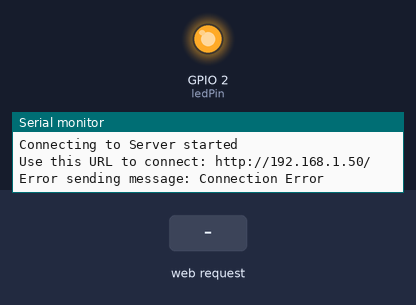
A sketch run on a simulated ESP8266 (NodeMCU). Shown: output pins drawn as LEDs (lit = HIGH), the last lines printed to the serial monitor. Inputs (shaded band) come from the test bench. WiFi joins after 1.5 s; servers stay silent unless stated.

Above: at 13.9 s.
14.0 s: HTTP request GET /LED=ON received
15.5 s: HTTP request GET /LED=OFF received
At 16.0 s:
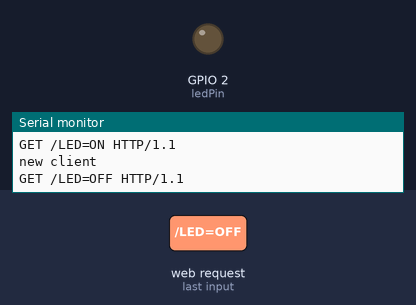
Timing chart, 0 to 18.5 s (numbered marks = the images above; inputs shaded):
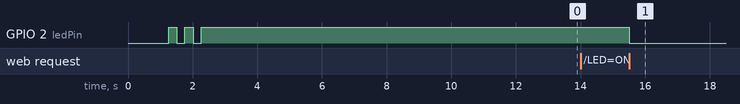

The sketch:

sketch_nov27a.ino
```cpp
#include <ESP8266WiFi.h>
//#include <Wire.h>
#include "wifi.h"
#include "gsender.h"


#define i2cSCL 1
#define i2cSDA 2

#define ledPin 2

WiFiServer server(80);

void setup() {
  // put your setup code here, to run once:


  Serial.begin(74880);
  delay(10);

  //Wire.begin(1,2);

  Serial.println("Connecting to ");
  delay(1000);


  pinMode(ledPin, OUTPUT);

  WiFi.mode(WIFI_STA);

  WiFi.hostname(wifiHostName);

  Serial.println();
  Serial.println();
  Serial.print("Connecting to ");

  WiFi.begin(wifiNetwork,wifiPassword);

  while (WiFi.status() != WL_CONNECTED) {
    digitalWrite(ledPin, LOW);
    delay(250);
    digitalWrite(ledPin, HIGH);
    delay(250);

  }

  // Start the server
  server.begin();
  Serial.println("Server started");

  Serial.print("Use this URL to connect: ");
  Serial.print("http://");
  Serial.print(WiFi.localIP());
  Serial.println("/");

  Gsender *gsender = Gsender::Instance();    // Getting pointer to class instance
    String subject = "ESP8285 Chicken Monitoring System";
    if(gsender->Subject(subject)->Send("charles@loneaspen.com", "The system has been restarted after a power down.")) {
        Serial.println("Message sent.");
    } else {
        Serial.print("Error sending message: ");
        Serial.println(gsender->getError());
    }

}

void loop() {
  // Check if a client has connected

  //Serial.println("Waiting...");
  WiFiClient client = server.available();
  if (!client) {
    return;
  }

  // Wait until the client sends some data
  Serial.println("new client");


  while(client.connected() && !client.available())
  {
    delay(1);
  }

  // Read the first line of the request
  String request = client.readStringUntil('\r');
  Serial.println(request);
  client.flush();

  // Match the request
  int value = LOW;
  if (request.indexOf("/LED=ON") != -1) {
    digitalWrite(ledPin, HIGH);
    value = HIGH;
  }
  if (request.indexOf("/LED=OFF") != -1) {
    digitalWrite(ledPin, LOW);
    value = LOW;
  }

  // Return the response

  client.println("<!doctype html>");

client.println("<html lang=\"en\">");
  client.println("<head>");
    //<!-- Required meta tags -->
    client.println("<meta charset=\"utf-8\">");
    client.println("<meta name=\"viewport\" content=\"width=device-width, initial-scale=1, shrink-to-fit=no\">");

    //<!-- Bootstrap CSS -->
    client.println("<link rel=\"stylesheet\" href=\"https://stackpath.bootstrapcdn.com/bootstrap/4.1.3/css/bootstrap.min.css\" integrity=\"sha384-MCw98/SFnGE8fJT3GXwEOngsV7Zt27NXFoaoApmYm81iuXoPkFOJwJ8ERdknLPMO\" crossorigin=\"anonymous\">");

    client.println("<title>Hello, world!</title>");
  client.println("</head>");
  client.println("<body>");
    client.println("<div class=\"container\">");

    client.println("<div class=\"jumbotron\">");
    client.println("<h1>Hello, world!</h1>");
      client.println("<div class=\"row\">");
      client.println("<div class=\"col\">Temp:  67 F</div>");
      client.println("<div class=\"col\">Water: 12\" </div>");
      client.println("<div class=\"col\">Lights: 54% </div>");
    client.println("</div>");
client.println("</div>");

  client.println("<br><br>");


  client.println("<div>Toggle the LED</div>");
  client.println("<a class=\"btn btn-success\" role=\"button\"  href=\"/LED=ON\">On</a>");
  client.println("<a class=\"btn btn-dark\" role=\"button\" href=\"/LED=OFF\">Off</a>");
      client.println("<script src=\"https://code.jquery.com/jquery-3.3.1.slim.min.js\" integrity=\"sha384-q8i/X+965DzO0rT7abK41JStQIAqVgRVzpbzo5smXKp4YfRvH+8abtTE1Pi6jizo\" crossorigin=\"anonymous\"></script>");
      client.println("<script src=\"https://cdnjs.cloudflare.com/ajax/libs/popper.js/1.14.3/umd/popper.min.js\" integrity=\"sha384-ZMP7rVo3mIykV+2+9J3UJ46jBk0WLaUAdn689aCwoqbBJiSnjAK/l8WvCWPIPm49\" crossorigin=\"anonymous\"></script>");
      client.println("<script src=\"https://stackpath.bootstrapcdn.com/bootstrap/4.1.3/js/bootstrap.min.js\" integrity=\"sha384-ChfqqxuZUCnJSK3+MXmPNIyE6ZbWh2IMqE241rYiqJxyMiZ6OW/JmZQ5stwEULTy\" crossorigin=\"anonymous\"></script>");
  client.println("</div>");
  client.println("</body>");
  client.println("</html>");


}
```

EmailCreds.h
```cpp
#ifndef _EMAIL_CREDS_
#define _EMAIL_CREDS_


#define CREDS_EMAILBASE64_LOGIN "dasdfsdasasdadfasfasdfa"
#define CREDS_EMAILBASE64_PASSWORD "asqwersdvasdfasdfafdas"
#define CREDS_FROM "asdfasdfaqwerwadfs@gmail.com"


#endif
```

Gsender.cpp
```cpp
#include "Gsender.h"

Gsender* Gsender::_instance = 0;
Gsender::Gsender(){}
Gsender* Gsender::Instance()
{
    if (_instance == 0)
        _instance = new Gsender;
    return _instance;
}

Gsender* Gsender::Subject(const char* subject)
{
  delete [] _subject;
  _subject = new char[strlen(subject)+1];
  strcpy(_subject, subject);
  return _instance;
}
Gsender* Gsender::Subject(const String &subject)
{
  return Subject(subject.c_str());
}

bool Gsender::AwaitSMTPResponse(WiFiClientSecure &client, const String &resp, uint16_t timeOut)
{
  uint32_t ts = millis();
  while (!client.available())
  {
    if(millis() > (ts + timeOut)) {
      _error = "SMTP Response TIMEOUT!";
      return false;
    }
  }
  _serverResponce = client.readStringUntil('\n');
#if defined(GS_SERIAL_LOG_1) || defined(GS_SERIAL_LOG_2)
  Serial.println(_serverResponce);
#endif
  if (resp && _serverResponce.indexOf(resp) == -1) return false;
  return true;
}

String Gsender::getLastResponce()
{
  return _serverResponce;
}

const char* Gsender::getError()
{
  return _error;
}

bool Gsender::Send(const String &to, const String &message)
{
  WiFiClientSecure client;
#if defined(GS_SERIAL_LOG_2)
  Serial.print("Connecting to :");
  Serial.println(SMTP_SERVER);
#endif
  if(!client.connect(SMTP_SERVER, SMTP_PORT)) {
    _error = "Could not connect to mail server";
    return false;
  }
  if(!AwaitSMTPResponse(client, "220")) {
    _error = "Connection Error";
    return false;
  }

#if defined(GS_SERIAL_LOG_2)
  Serial.println("HELO friend:");
#endif
  client.println("HELO friend");
  if(!AwaitSMTPResponse(client, "250")){
    _error = "identification error";
    return false;
  }

#if defined(GS_SERIAL_LOG_2)
  Serial.println("AUTH LOGIN:");
#endif
  client.println("AUTH LOGIN");
  AwaitSMTPResponse(client);

#if defined(GS_SERIAL_LOG_2)
  Serial.println("EMAILBASE64_LOGIN:");
#endif
  client.println(CREDS_EMAILBASE64_LOGIN);
  AwaitSMTPResponse(client);

#if defined(GS_SERIAL_LOG_2)
  Serial.println("EMAILBASE64_PASSWORD:");
#endif
  client.println(CREDS_EMAILBASE64_PASSWORD);
  if (!AwaitSMTPResponse(client, "235")) {
    _error = "SMTP AUTH error";
    return false;
  }

  String mailFrom = "MAIL FROM: <" + String(CREDS_FROM) + '>';
#if defined(GS_SERIAL_LOG_2)
  Serial.println(mailFrom);
#endif
  client.println(mailFrom);
  AwaitSMTPResponse(client);

  String rcpt = "RCPT TO: <" + to + '>';
#if defined(GS_SERIAL_LOG_2)
  Serial.println(rcpt);
#endif
  client.println(rcpt);
  AwaitSMTPResponse(client);

#if defined(GS_SERIAL_LOG_2)
  Serial.println("DATA:");
#endif
  client.println("DATA");
  if(!AwaitSMTPResponse(client, "354")) {
    _error = "SMTP DATA error";
    return false;
  }

  client.println("From: <" + String(CREDS_FROM) + '>');
  client.println("To: <" + to + '>');

  client.print("Subject: ");
  client.println(_subject);

  client.println("Mime-Version: 1.0");
  client.println("Content-Type: text/html; charset=\"UTF-8\"");
  client.println("Content-Transfer-Encoding: 7bit");
  client.println();
  String body = "<!DOCTYPE html><html lang=\"en\">" + message + "</html>";
  client.println(body);
  client.println(".");
  if (!AwaitSMTPResponse(client, "250")) {
    _error = "Sending message error";
    return false;
  }
  client.println("QUIT");
  if (!AwaitSMTPResponse(client, "221")) {
    _error = "SMTP QUIT error";
    return false;
  }
  return true;
}
```

Gsender.h
```cpp
/* Gsender class helps send e-mails from Gmail account
*  using Arduino core for ESP8266 WiFi chip
*  by Boris Shobat
*  September 29 2016
*/
#ifndef G_SENDER
#define G_SENDER
#define GS_SERIAL_LOG_1         // Print to Serial only server responce
//#define GS_SERIAL_LOG_2       //  Print to Serial client commands and server responce
#include <WiFiClientSecure.h>
#include "emailcreds.h"

class Gsender
{
    protected:
        Gsender();
    private:
        const int SMTP_PORT = 465;
        const char* SMTP_SERVER = "smtp.gmail.com"; /*
        const char* EMAILBASE64_LOGIN = "dHJlbGxlbmRAZ21haWwuY29t";
        const char* EMAILBASE64_PASSWORD = "WCEzMXFqYjEzMQ==";
        const char* FROM = "trellend@gmail.com";
        */
        const char* _error = nullptr;
        char* _subject = nullptr;
        String _serverResponce;
        static Gsender* _instance;
        bool AwaitSMTPResponse(WiFiClientSecure &client, const String &resp = "", uint16_t timeOut = 10000);

    public:
        static Gsender* Instance();
        Gsender* Subject(const char* subject);
        Gsender* Subject(const String &subject);
        bool Send(const String &to, const String &message);
        String getLastResponce();
        const char* getError();
};
#endif // G_SENDER
```

wifi.h
```cpp
#ifndef _WIFI_H_
#define _WIFI_H_

const char *wifiHostName = "Chicken";
const char *wifiNetwork = "Wood";
const char *wifiPassword = "slipperywhendusty";

#endif
```

Measured:
- after the input at 15.5 s, GPIO 2 (ledPin): HIGH → LOW at once
